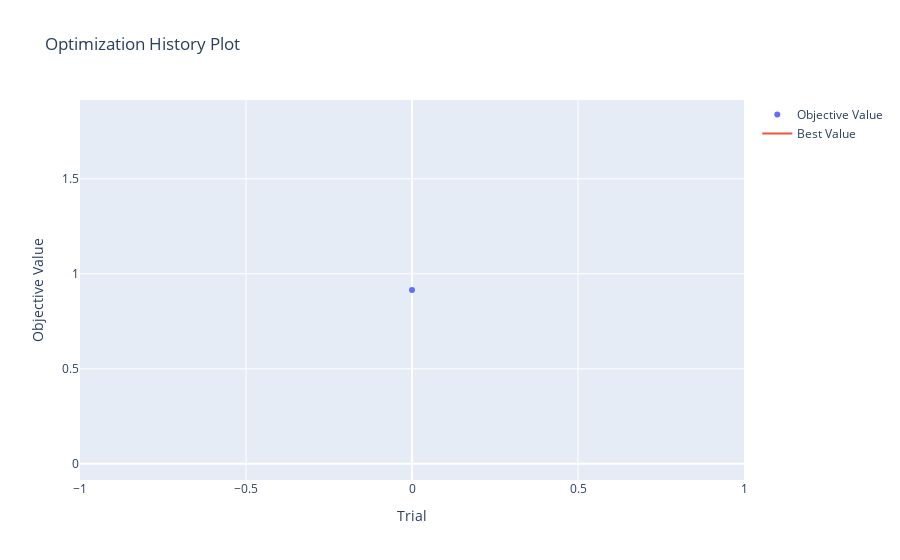

The cell this chart's notebook holds for it:
### Markdown cell above
### Random Forest

### Code cell
def objective_rf(trial):
    rf_params = {
        "n_estimators": trial.suggest_int("n_estimators", low = 100, high = 2000),
        "max_depth": trial.suggest_int("max_depth", 3, 10),
        "min_samples_split": trial.suggest_int("min_samples_split", low = 1, high = 10),
        "min_samples_leaf": trial.suggest_int("min_samples_leaf", low = 1, high = 10),
    }
    kf = KFold(n_splits = 5, shuffle = True, random_state = 123)
    values_test = []
    rf = RandomForestClassifier(**rf_params)
    for trf_index, tef_index in kf.split(X_train): # train and test folds of train data (only data we use now)
        X_trf, X_tef = X_train.iloc[trf_index], X_train.iloc[tef_index]
        y_trf, y_tef = y_train.iloc[trf_index], y_train.iloc[tef_index]
        rf.fit(X_trf, y_trf)
        values_test.append(roc_auc_score(y_tef, rf.predict_proba(X_tef)[:,1]))
    return np.mean(np.array(values_test))

study = optuna.create_study(direction = 'maximize')
study.optimize(objective_rf, n_trials = 1)
fig = vis.plot_optimization_history(study)
fig.show()
print('Study Summary')
print(study.best_params)
print('AUC-ROC:', study.best_value)
print('Best model results')
grid1 = RandomForestClassifier(**study.best_params)
grid1.fit(X_train, y_train)
joblib.dump(grid1, 'sp_randomforest.pkl')
y_val_pred = grid1.predict(X_val)
y_val_proba = grid1.predict_proba(X_val)[:,1]
fpr1, tpr1, thresholds = roc_curve(y_val, y_val_proba, pos_label = 1)
plt.plot(fpr1, tpr1, '-o', linewidth=2, label = 'RandomForest')
plt.plot([0,1], [0,1], 'k--' )
plt.legend()
n_arg = np.argmin(abs(tpr1-1))
thr_opt = thresholds[n_arg]
print('Optimal threshold', thr_opt)
# Putting metrics here as well 
print('Test Metrics')
y_test_proba = grid1.predict_proba(X_test)[:,1]
y_test_final = y_test_proba.copy()
y_test_final[y_test_proba >= thr_opt] = 1
y_test_final[y_test_proba < thr_opt] = 0
print(accuracy_score(y_test, y_test_final)) # accuracy
print(roc_auc_score(y_test, y_test_proba)) # roc auc
print(confusion_matrix(y_test, y_test_final)) # confusion matrix

### Figure 1 — Plotly figure (JSON) as saved in the notebook; plotly's stock layout.template omitted (floating-point values rounded to 4 significant figures)
{"data": [{"mode": "markers", "name": "Objective Value", "type": "scatter", "x": [0], "y": [0.9145]}, {"mode": "lines", "name": "Best Value", "type": "scatter", "x": [0], "y": [0.9145]}, {"marker": {"color": "#cccccc"}, "mode": "markers", "name": "Infeasible Trial", "showlegend": false, "type": "scatter", "x": [], "y": []}], "layout": {"title": {"text": "Optimization History Plot"}, "xaxis": {"title": {"text": "Trial"}}, "yaxis": {"title": {"text": "Objective Value"}}}}
